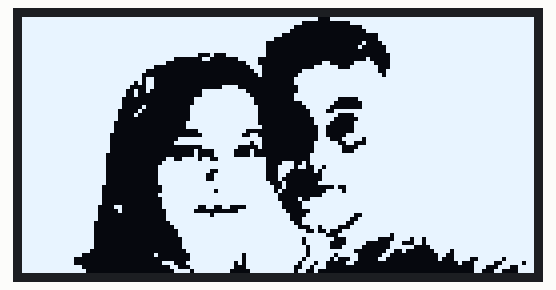
Simulated run of this sketch. Board: Arduino Uno, built with avr-gcc and run on an emulated ATmega328P. Parts: 128×64 one-colour display.

Above: at 0.1 s.

The sketch:

sketch_oct22a.ino
```cpp
#include <Wire.h>
#include <Adafruit_GFX.h>
#include <Adafruit_SSD1306.h>

#define SCREEN_WIDTH 128
#define SCREEN_HEIGHT 64
#define OLED_RESET -1
#define SCREEN_ADDRESS 0x3C
Adafruit_SSD1306 display(SCREEN_WIDTH, SCREEN_HEIGHT, &Wire, OLED_RESET);

// ======================
// ANIME GÖRSELİ (128x64)
// ======================
const unsigned char epd_bitmap_Bitmap [] PROGMEM = {
  // Senin uzun bitmap dizin buraya yapıştırıldı
  0xff, 0xff, 0xff, 0xff, 0xff, 0xff, 0xff, 0xff, 0xff, 0xc7, 0xff, 0xff, 0xff, 0xff, 0xff, 0xff,
	0xff, 0xff, 0xff, 0xff, 0xff, 0xff, 0xff, 0xff, 0xfc, 0x00, 0x3f, 0xff, 0xff, 0xff, 0xff, 0xff,
	0xff, 0xff, 0xff, 0xff, 0xff, 0xff, 0xff, 0xff, 0xf0, 0x00, 0x07, 0xff, 0xff, 0xff, 0xff, 0xff,
	0xff, 0xff, 0xff, 0xff, 0xff, 0xff, 0xff, 0xff, 0xe0, 0x00, 0x03, 0xff, 0xff, 0xff, 0xff, 0xff,
	0xff, 0xff, 0xff, 0xff, 0xff, 0xff, 0xff, 0xff, 0x80, 0x00, 0x00, 0x7f, 0xff, 0xff, 0xff, 0xff,
	0xff, 0xff, 0xff, 0xff, 0xff, 0xff, 0xff, 0xfe, 0x00, 0x00, 0x00, 0x7f, 0xff, 0xff, 0xff, 0xff,
	0xff, 0xff, 0xff, 0xff, 0xff, 0xff, 0xff, 0xf8, 0x00, 0x00, 0x04, 0x3f, 0xff, 0xff, 0xff, 0xff,
	0xff, 0xff, 0xff, 0xff, 0xff, 0xff, 0xff, 0xf8, 0x00, 0x00, 0x08, 0x1f, 0xff, 0xff, 0xff, 0xff,
	0xff, 0xff, 0xff, 0xff, 0xff, 0xff, 0xff, 0xf8, 0x00, 0x00, 0x00, 0x1f, 0xff, 0xff, 0xff, 0xff,
	0xff, 0xff, 0xff, 0xff, 0xff, 0xf1, 0x1f, 0xf8, 0x00, 0x00, 0x00, 0x0f, 0xff, 0xff, 0xff, 0xff,
	0xff, 0xff, 0xff, 0xff, 0xfc, 0x06, 0x03, 0xe0, 0x00, 0x00, 0x02, 0x0f, 0xff, 0xff, 0xff, 0xff,
	0xff, 0xff, 0xff, 0xff, 0xf0, 0x00, 0x00, 0xe0, 0x00, 0x18, 0x1f, 0x0f, 0xff, 0xff, 0xff, 0xff,
	0xff, 0xff, 0xff, 0xff, 0x80, 0x00, 0x00, 0x70, 0x00, 0x7e, 0x3f, 0x8f, 0xff, 0xff, 0xff, 0xff,
	0xff, 0xff, 0xff, 0xfe, 0x00, 0x00, 0x00, 0x30, 0x03, 0xff, 0xff, 0x9f, 0xff, 0xff, 0xff, 0xff,
	0xff, 0xff, 0xff, 0xfc, 0x00, 0x00, 0x00, 0x10, 0x07, 0xff, 0xff, 0xdf, 0xff, 0xff, 0xff, 0xff,
	0xff, 0xff, 0xff, 0xfd, 0x80, 0x00, 0x00, 0x00, 0x0f, 0xff, 0xff, 0xff, 0xff, 0xff, 0xff, 0xff,
	0xff, 0xff, 0xff, 0xf5, 0x80, 0x00, 0x00, 0x00, 0x0f, 0xff, 0xff, 0xff, 0xff, 0xff, 0xff, 0xff,
	0xff, 0xff, 0xff, 0xe1, 0x80, 0x00, 0x3c, 0x00, 0x07, 0xff, 0xff, 0xff, 0xff, 0xff, 0xff, 0xff,
	0xff, 0xff, 0xff, 0xc9, 0x00, 0x07, 0xff, 0x00, 0x07, 0xff, 0xff, 0xff, 0xff, 0xff, 0xff, 0xff,
	0xff, 0xff, 0xff, 0xc8, 0x00, 0x07, 0xff, 0x80, 0x0f, 0xff, 0xff, 0xff, 0xff, 0xff, 0xff, 0xff,
	0xff, 0xff, 0xff, 0x80, 0x00, 0x1f, 0xff, 0xc0, 0x0f, 0xfe, 0x0f, 0xff, 0xff, 0xff, 0xff, 0xff,
	0xff, 0xff, 0xff, 0x80, 0x00, 0x1f, 0xff, 0xc0, 0x03, 0xfc, 0x07, 0xff, 0xff, 0xff, 0xff, 0xff,
	0xff, 0xff, 0xff, 0x82, 0x00, 0x3f, 0xff, 0xe0, 0x01, 0xf8, 0x07, 0xff, 0xff, 0xff, 0xff, 0xff,
	0xff, 0xff, 0xff, 0x04, 0x00, 0x3f, 0xff, 0xe0, 0x00, 0xf3, 0xff, 0xff, 0xff, 0xff, 0xff, 0xff,
	0xff, 0xff, 0xff, 0x08, 0x00, 0x3f, 0xff, 0xe0, 0x00, 0xfe, 0x1f, 0xff, 0xff, 0xff, 0xff, 0xff,
	0xff, 0xff, 0xff, 0x00, 0x00, 0x3f, 0xff, 0xe0, 0x00, 0x7c, 0x0f, 0xff, 0xff, 0xff, 0xff, 0xff,
	0xff, 0xff, 0xfe, 0x00, 0x00, 0x7f, 0xff, 0xe0, 0x00, 0x78, 0x1f, 0xff, 0xff, 0xff, 0xff, 0xff,
	0xff, 0xff, 0xfe, 0x00, 0x00, 0x7f, 0xff, 0xf0, 0x00, 0x30, 0x1f, 0xff, 0xff, 0xff, 0xff, 0xff,
	0xff, 0xff, 0xfe, 0x00, 0x00, 0x0f, 0xff, 0x00, 0x00, 0x30, 0x1f, 0xff, 0xff, 0xff, 0xff, 0xff,
	0xff, 0xff, 0xfc, 0x00, 0x00, 0x07, 0xfe, 0x60, 0x00, 0x30, 0x7f, 0xff, 0xff, 0xff, 0xff, 0xff,
	0xff, 0xff, 0xfc, 0x00, 0x01, 0xff, 0xff, 0xf0, 0x00, 0x38, 0xfb, 0xff, 0xff, 0xff, 0xff, 0xff,
	0xff, 0xff, 0xfc, 0x00, 0x03, 0xff, 0xff, 0xb0, 0x00, 0x7e, 0x63, 0xff, 0xff, 0xff, 0xff, 0xff,
	0xff, 0xff, 0xfc, 0x00, 0x00, 0x07, 0xfc, 0x10, 0x00, 0x7f, 0x0f, 0xff, 0xff, 0xff, 0xff, 0xff,
	0xff, 0xff, 0xfc, 0x00, 0x00, 0x10, 0xf8, 0x40, 0x00, 0x7f, 0x1f, 0xff, 0xff, 0xff, 0xff, 0xff,
	0xff, 0xff, 0xf8, 0x00, 0x00, 0x10, 0xf8, 0x40, 0x00, 0xff, 0xff, 0xff, 0xff, 0xff, 0xff, 0xff,
	0xff, 0xff, 0xf8, 0x00, 0x0c, 0xf6, 0x7f, 0xf8, 0x00, 0xff, 0xff, 0xff, 0xff, 0xff, 0xff, 0xff,
	0xff, 0xff, 0xf8, 0x00, 0x1f, 0xff, 0xff, 0xf8, 0x72, 0xff, 0xff, 0xff, 0xff, 0xff, 0xff, 0xff,
	0xff, 0xff, 0xf8, 0x00, 0x3f, 0xff, 0xff, 0xf8, 0xf6, 0x6f, 0xff, 0xff, 0xff, 0xff, 0xff, 0xff,
	0xff, 0xff, 0xf8, 0x00, 0x3f, 0xfe, 0x7f, 0xf8, 0xe0, 0x5f, 0xff, 0xff, 0xff, 0xff, 0xff, 0xff,
	0xff, 0xff, 0xf8, 0x00, 0x3f, 0xfc, 0xff, 0xf8, 0xc0, 0x1f, 0xff, 0xff, 0xff, 0xff, 0xff, 0xff,
	0xff, 0xff, 0xf8, 0x00, 0x3f, 0xfc, 0xff, 0xf8, 0x80, 0x1f, 0xff, 0xff, 0xff, 0xff, 0xff, 0xff,
	0xff, 0xff, 0xf8, 0x00, 0x3f, 0xff, 0xff, 0xfc, 0x40, 0x3f, 0xff, 0xff, 0xff, 0xff, 0xff, 0xff,
	0xff, 0xff, 0xf0, 0x00, 0x1f, 0xff, 0xff, 0xfe, 0x40, 0x02, 0x7f, 0xff, 0xff, 0xff, 0xff, 0xff,
	0xff, 0xff, 0xf0, 0x00, 0x1f, 0xff, 0x7f, 0xfe, 0x80, 0x0f, 0x7f, 0xff, 0xff, 0xff, 0xff, 0xff,
	0xff, 0xff, 0xf0, 0x00, 0x3f, 0xff, 0xff, 0xff, 0x00, 0x1f, 0xff, 0xff, 0xff, 0xff, 0xff, 0xff,
	0xff, 0xff, 0xf0, 0x00, 0x1f, 0xff, 0xff, 0xff, 0x04, 0xff, 0xff, 0xff, 0xff, 0xff, 0xff, 0xff,
	0xff, 0xff, 0xf0, 0x00, 0x1f, 0xff, 0xff, 0xff, 0x83, 0xff, 0xff, 0xff, 0xff, 0xff, 0xff, 0xff,
	0xff, 0xff, 0xe1, 0x80, 0x1f, 0xf3, 0x30, 0xff, 0x83, 0xff, 0xff, 0xff, 0xff, 0xff, 0xff, 0xff,
	0xff, 0xff, 0xe0, 0x80, 0x0f, 0xe0, 0x03, 0xff, 0xc0, 0xff, 0xff, 0xff, 0xff, 0xff, 0xff, 0xff,
	0xff, 0xff, 0xe0, 0x00, 0x0f, 0xfe, 0xff, 0xff, 0xe1, 0xff, 0xe7, 0xff, 0xff, 0xff, 0xff, 0xff,
	0xff, 0xff, 0xe0, 0x00, 0x0f, 0xff, 0xff, 0xff, 0xe3, 0xff, 0xcf, 0xff, 0xff, 0xff, 0xff, 0xff,
	0xff, 0xff, 0xc0, 0x00, 0x07, 0xff, 0xff, 0xff, 0xf3, 0xff, 0x9f, 0xff, 0xff, 0xff, 0xff, 0xff,
	0xff, 0xff, 0xc0, 0x00, 0x03, 0xff, 0xff, 0xff, 0xf8, 0xde, 0x3f, 0xff, 0xff, 0xff, 0xff, 0xff,
	0xff, 0xff, 0xc0, 0x00, 0x01, 0xff, 0xff, 0xff, 0xfe, 0x48, 0xff, 0xff, 0xff, 0xff, 0xff, 0xff,
	0xff, 0xff, 0xc0, 0x00, 0x01, 0xff, 0xff, 0xff, 0xff, 0xf1, 0xff, 0xf7, 0xff, 0xff, 0xff, 0xff,
	0xff, 0xff, 0xc0, 0x00, 0x00, 0xff, 0xff, 0xff, 0xfd, 0xfc, 0x7f, 0x87, 0xb7, 0xff, 0xff, 0xff,
	0xff, 0xff, 0xc0, 0x00, 0x00, 0xff, 0xff, 0xff, 0xfd, 0xf8, 0x7c, 0x0e, 0x37, 0xff, 0xff, 0xff,
	0xff, 0xff, 0xc0, 0x00, 0x00, 0xff, 0xff, 0xff, 0xfe, 0xf8, 0xf8, 0x0f, 0xc3, 0xff, 0xff, 0xff,
	0xff, 0xff, 0x80, 0x00, 0x00, 0x7f, 0xff, 0xff, 0xfe, 0xff, 0xe0, 0x19, 0x01, 0xef, 0xff, 0xff,
	0xff, 0xfe, 0x00, 0x00, 0x40, 0x3f, 0xfe, 0xff, 0xfe, 0xfd, 0xf0, 0x30, 0x00, 0xcf, 0xff, 0xff,
	0xff, 0xf8, 0x00, 0x00, 0x00, 0x3f, 0xfe, 0xff, 0xfd, 0xfa, 0x30, 0x60, 0x00, 0x8f, 0x3f, 0x7f,
	0xff, 0xf8, 0x00, 0x00, 0x1c, 0x7f, 0xfa, 0xff, 0xfb, 0xb0, 0x60, 0x00, 0x00, 0x04, 0x7c, 0xfb,
	0xff, 0xfe, 0x00, 0x00, 0x06, 0x3f, 0xf8, 0xff, 0xf3, 0x70, 0x00, 0x00, 0x00, 0x00, 0x71, 0xcf,
	0xff, 0xff, 0x00, 0x00, 0x03, 0xdf, 0xf0, 0x7f, 0xf6, 0x40, 0x00, 0x00, 0x00, 0x00, 0x63, 0x0f
};

void setup() {
  display.begin(SSD1306_SWITCHCAPVCC, SCREEN_ADDRESS);
  display.clearDisplay();

  // Anime görselini OLED ekrana bastır
  display.drawBitmap(0, 0, epd_bitmap_Bitmap, 128, 64, WHITE);
  display.display();

  // Alt yazı örneği (isteğe bağlı)
  //display.setTextSize(1);
  //display.setTextColor(WHITE);
  //display.setCursor(34, 56);
  //display.print("");
  //display.display();
}

void loop() {
  // Görsel sabit kalır
}
```
